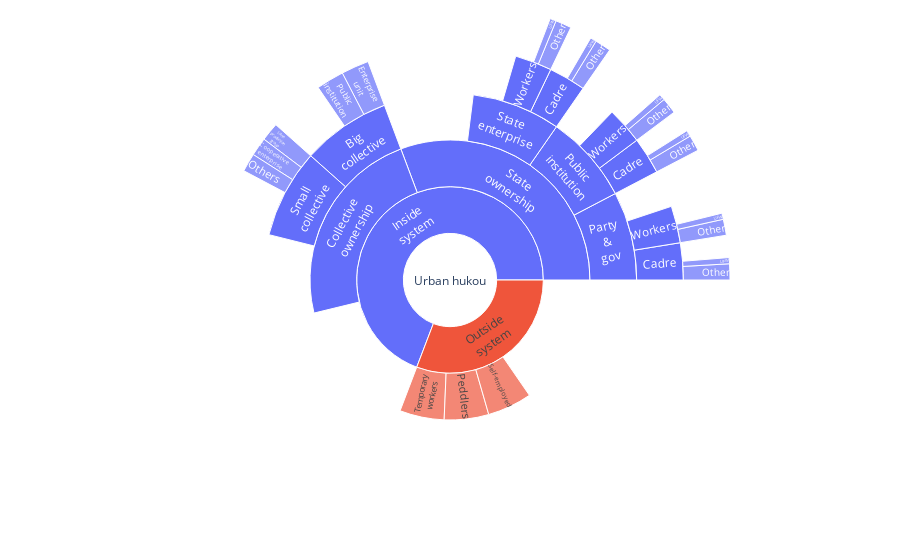

Notebook source saved alongside this figure:
### Code cell
import plotly.graph_objects as go

fig =go.Figure(go.Sunburst(
    ids=["Urban", "Inside", "Outside", "TemporaryWorkers", "Peddlers", "SelfEmployed", "State", "Collective", "BigCollective", "SmallCollective", "CollectiveUnit", "CooperativePublic", "LaneProduction", "Cooperative", "SmallCollectiveOthers", "PartyGov", "StatePublic", "StateEnterprise", "PartyGovCadre", "PartyGovWorker", "StatePublicCadre", "StatePublicWorker", "StateEnterpriseCadre", "StateEnterpriseWorker", "StateEnterpriseCadreUFW", "StateEnterpriseCadreMass", "PublicInstitutionCadreUFW", "PublicInstitutionCadreMass", "PartyGovCadreUFW", "PartyGovCadreMass", "StateEnterpriseWorkersUFW", "StateEnterpriseWorkersMass", "StatePublicWorkersUFW", "StatePublicWorkersMass", "PartyGovWorkersUFW", "PartyGovWorkersMass"],
    labels=["Urban hukou", "Inside<br>system", "Outside<br>system", "Temporary<br>workers", "Peddlers", "Self-employed", "State<br>ownership", "Collective<br>ownership", "Big<br>collective", "Small<br>collective", "Enterprise<br>unit", "Public<br>institution", "Lane<br>production<br>group", "Cooperative<br>enterprise", "Others", "Party<br>&<br>gov", "Public<br>institution", "State<br>enterprise", "Cadre", "Workers", "Cadre", "Workers", "Cadre", "Workers", "UFW", "Other", "UFW", "Other", "UFW", "Other", "UFW", "Other", "UFW", "Other", "UFW", "Other"],
    parents=["", "Urban", "Urban", "Outside", "Outside", "Outside", "Inside", "Inside", "Collective", "Collective", "BigCollective", "BigCollective", "SmallCollective", "SmallCollective", "SmallCollective", "State", "State", "State", "PartyGov", "PartyGov", "StatePublic", "StatePublic", "StateEnterprise", "StateEnterprise", "StateEnterpriseCadre", "StateEnterpriseCadre", "StatePublicCadre", "StatePublicCadre", "PartyGovCadre", "PartyGovCadre", "StateEnterpriseWorker", "StateEnterpriseWorker", "StatePublicWorker", "StatePublicWorker", "PartyGovWorker", "PartyGovWorker"],
    values=[0,100,100,33.33,33.33,33.33,50,50,25,25,12.5,12.5,8.3,8.3,8.3,16.6,16.6,16.6,8.3,8.3,8.3,8.3,8.3,8.3,2.3,6,2.3,6,2.3,6,2.3,6,2.3,6,2.3,6]
))
fig.update_layout(
    margin = dict(t=0, l=0, r=0, b=0)
)

fig.show()

### Figure 1 — Plotly figure (JSON) as saved in the notebook; plotly's stock layout.template omitted (floating-point values rounded to 4 significant figures)
{"data": [{"ids": ["Urban", "Inside", "Outside", "TemporaryWorkers", "Peddlers", "SelfEmployed", "State", "Collective", "BigCollective", "SmallCollective", "CollectiveUnit", "CooperativePublic", "LaneProduction", "Cooperative", "SmallCollectiveOthers", "PartyGov", "StatePublic", "StateEnterprise", "PartyGovCadre", "PartyGovWorker", "StatePublicCadre", "StatePublicWorker", "StateEnterpriseCadre", "StateEnterpriseWorker", "StateEnterpriseCadreUFW", "StateEnterpriseCadreMass", "PublicInstitutionCadreUFW", "PublicInstitutionCadreMass", "PartyGovCadreUFW", "PartyGovCadreMass", "StateEnterpriseWorkersUFW", "StateEnterpriseWorkersMass", "StatePublicWorkersUFW", "StatePublicWorkersMass", "PartyGovWorkersUFW", "PartyGovWorkersMass"], "labels": ["Urban hukou", "Inside<br>system", "Outside<br>system", "Temporary<br>workers", "Peddlers", "Self-employed", "State<br>ownership", "Collective<br>ownership", "Big<br>collective", "Small<br>collective", "Enterprise<br>unit", "Public<br>institution", "Lane<br>production<br>group", "Cooperative<br>enterprise", "Others", "Party<br>&<br>gov", "Public<br>institution", "State<br>enterprise", "Cadre", "Workers", "Cadre", "Workers", "Cadre", "Workers", "UFW", "Other", "UFW", "Other", "UFW", "Other", "UFW", "Other", "UFW", "Other", "UFW", "Other"], "parents": ["", "Urban", "Urban", "Outside", "Outside", "Outside", "Inside", "Inside", "Collective", "Collective", "BigCollective", "BigCollective", "SmallCollective", "SmallCollective", "SmallCollective", "State", "State", "State", "PartyGov", "PartyGov", "StatePublic", "StatePublic", "StateEnterprise", "StateEnterprise", "StateEnterpriseCadre", "StateEnterpriseCadre", "StatePublicCadre", "StatePublicCadre", "PartyGovCadre", "PartyGovCadre", "StateEnterpriseWorker", "StateEnterpriseWorker", "StatePublicWorker", "StatePublicWorker", "PartyGovWorker", "PartyGovWorker"], "type": "sunburst", "values": [0, 100, 100, 33.33, 33.33, 33.33, 50, 50, 25, 25, 12.5, 12.5, 8.3, 8.3, 8.3, 16.6, 16.6, 16.6, 8.3, 8.3, 8.3, 8.3, 8.3, 8.3, 2.3, 6, 2.3, 6, 2.3, 6, 2.3, 6, 2.3, 6, 2.3, 6]}], "layout": {"margin": {"b": 0, "l": 0, "r": 0, "t": 0}}}
